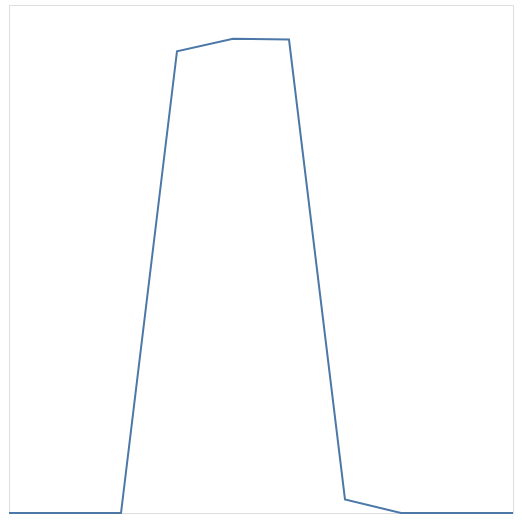

Vega-Lite specification stored for this chart:
### Vega-Lite specification from a JSON file in a GitHub repository (floating-point values rounded to 4 significant figures)
{"$schema": "https://vega.github.io/schema/vega-lite/v5.json", "data": {"format": {"property": "aggregations.time_buckets.buckets"}, "values": {"aggregations": {"time_buckets": {"buckets": [{"key": 1512950400000, "doc_count": 0}, {"key": 1513036800000, "doc_count": 0}, {"key": 1513123200000, "doc_count": 0}, {"key": 1513209600000, "doc_count": 4545}, {"key": 1513296000000, "doc_count": 4667}, {"key": 1513382400000, "doc_count": 4660}, {"key": 1513468800000, "doc_count": 133}, {"key": 1513555200000, "doc_count": 0}, {"key": 1513641600000, "doc_count": 0}, {"key": 1513728000000, "doc_count": 0}]}}, "status": 200}}, "mark": "line", "encoding": {"x": {"field": "key", "type": "temporal", "axis": null}, "y": {"field": "doc_count", "type": "quantitative", "axis": null}}, "autosize": {"type": "fit"}, "width": 512, "height": 512, "config": {"kibana": {"renderer": "svg"}}}
